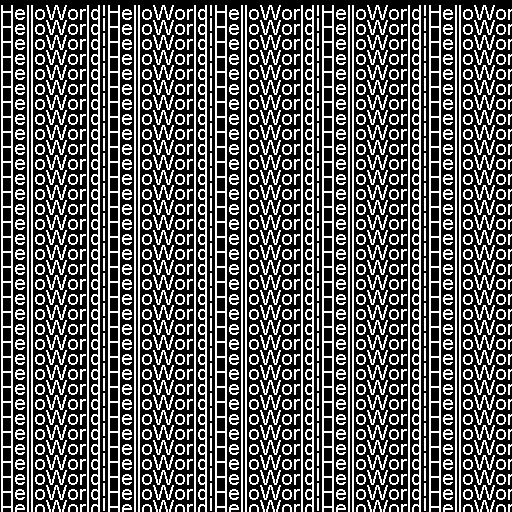
#> input picture files/watermark.png, 512 x 512 px, given in place of input.png, which was not available
$ python main_robust_test.py   (older library calls are emulated)
#> lines starting #> are read from the running program, lines starting #| are printed output that depends on the picture; pictures that were not available may be replaced by others from this repository, and a replacement may not be noted
### image_utils/dwt_svd_frequence_watermark.py
import os

import numpy as np
import pywt
import cv2
from pathlib import Path

from classes.dataclass import SaveAttackContext
from image_utils.utils import apply_attacks, save_and_compare, calculate_psnr, calculate_ssim,show_watermark


def resize_watermark(wm, target_shape):
    """Ridimensiona la filigrana per adattarla alle dimensioni della sottobanda."""
    # cv2.resize accetta (width, height), mentre shape è (rows, cols)
    return cv2.resize(wm, (target_shape[1], target_shape[0]), interpolation=cv2.INTER_LINEAR)


# --- NUOVE FUNZIONI PER GESTIONE CHIAVE ---

def save_key(path, embedding_data):
    """Salva i dati necessari per l'estrazione in un file compresso .npz"""
    np.savez_compressed(
        path,
        U_wm=embedding_data['U_wm'],
        V_wm=embedding_data['V_wm'],
        S_LL_orig=embedding_data['S_LL_orig'],
        alpha=embedding_data['alpha'],
        shape_wm=embedding_data['shape_wm']
    )
    print(f"[INFO] Chiave di watermarking salvata in: {path}")


def load_key(path: Path):
    """Carica la chiave per l'estrazione"""
    if not path.exists():
        raise FileNotFoundError(f"Impossibile trovare il file chiave: {path}")

    data = np.load(str(path))
    embedding_data = {
        'U_wm': data['U_wm'],
        'V_wm': data['V_wm'],
        'S_LL_orig': data['S_LL_orig'],
        'alpha': float(data['alpha']),
        'shape_wm': tuple(data['shape_wm'])
    }
    return embedding_data
# --- FASE DI INCORPORAMENTO ---

# [69 lines left out: function apply_watermark, not called in this run]


def apply_watermark_color_svd(input_image_path: Path, output_dir_path: Path, watermark_image_path: Path) -> Path:
    """
    Incorpora la filigrana modificando i valori singolari (SVD) della sottobanda LL (DWT)
    su TUTTI i canali (RGB).
    """
    alpha = 0.1  # Fattore di forza del watermark

    # 1. Caricamento Immagini
    # Host a colori (BGR)
    host_img = cv2.imread(str(input_image_path))
    # Watermark in scala di grigi (più stabile per SVD)
    watermark_img = cv2.imread(str(watermark_image_path), cv2.IMREAD_GRAYSCALE)

    if host_img is None or watermark_img is None:
        print("ERRORE: Immagini non trovate.")
        return None

    # Pre-elaborazione: Convertiamo in float32 per i calcoli matematici
    host_img = host_img.astype(np.float32) / 255.0
    watermark_img = watermark_img.astype(np.float32) / 255.0

    # 2. Separazione dei canali (Blue, Green, Red)
    channels = cv2.split(host_img)

    watermarked_channels = []
    S_LL_orig_list = []  # Qui salveremo i valori S originali per ogni canale

    # Variabili per salvare i vettori del watermark (basta calcolarli una volta)
    U_wm_save, V_wm_save = None, None
    wm_shape_save = None

    # 3. Elaborazione per ogni canale
    for channel in channels:
        # --- A. DWT (Discrete Wavelet Transform) ---
        coeffs = pywt.dwt2(channel, 'haar')
        LL, (LH, HL, HH) = coeffs

        # --- B. Preparazione Watermark ---
        # Ridimensiona il watermark per matchare la dimensione di LL (che è metà dell'originale)
        wm_resized = resize_watermark(watermark_img, LL.shape)
        if wm_shape_save is None:
            wm_shape_save = wm_resized.shape

        # --- C. SVD sull'Host (LL subband) ---
        U_LL, S_LL, V_LL = np.linalg.svd(LL, full_matrices=False)

        # Salviamo la S originale di questo canale per l'estrazione futura
        S_LL_orig_list.append(S_LL)

        # --- D. SVD sul Watermark ---
        # Nota: facciamo la SVD del watermark ogni volta, ma matematicamente è identica.
        # Salviamo U e V solo alla prima iterazione per il file chiave.
        U_wm, S_wm, V_wm = np.linalg.svd(wm_resized, full_matrices=False)
        if U_wm_save is None:
            U_wm_save, V_wm_save = U_wm, V_wm

        # --- E. Embedding ---
        # Formula: S_new = S_host + alpha * S_watermark
        S_LL_new = S_LL + (alpha * S_wm)

        # --- F. Ricostruzione (Inverse SVD) ---
        Sigma_LL_new = np.diag(S_LL_new)
        LL_w = np.dot(U_LL, np.dot(Sigma_LL_new, V_LL))

        # --- G. IDWT (Inverse DWT) ---
        coeffs_w = LL_w, (LH, HL, HH)
        channel_w = pywt.idwt2(coeffs_w, 'haar')

        watermarked_channels.append(channel_w)

    # 4. Unione dei canali (Merge)
    img_w_merged = cv2.merge(watermarked_channels)

    # Clipping finale per assicurarsi di essere nel range 0-255 e conversione a uint8
    img_w_final = np.clip(img_w_merged * 255, 0, 255).astype(np.uint8)

    # 5. Salvataggio
    os.makedirs(output_dir_path, exist_ok=True)

    output_png = output_dir_path / 'watermarked_img.png'
    output_key = output_dir_path / 'watermarked_img.npz'

    cv2.imwrite(str(output_png), img_w_final)

    # 6. Creazione della Chiave di Estrazione
    # Importante: Salviamo S_LL_orig come una lista/array di 3 vettori (uno per B, G, R)
    embedding_data = {
        'U_wm': U_wm_save,  # Matrice U del watermark (uguale per tutti)
        'V_wm': V_wm_save,  # Matrice V del watermark (uguale per tutti)
        'S_LL_orig': np.array(S_LL_orig_list),  # Matrice 3xN: S originale per ogni canale
        'alpha': alpha,
        'shape_wm': wm_shape_save
    }

    save_key(output_key, embedding_data)
    print(f"Immagine salvata in: {output_png}")
    print(f"Chiave salvata in: {output_key}")

    return output_png

# --- FASE DI ESTRAZIONE ---

# [54 lines left out: function extract_watermark_dwt_svd, not called in this run]


def extract_watermark_color_dwt_svd(watermarked_image, **kwargs):
    """
    Estrae la filigrana dai 3 canali di un'immagine a colori e ne fa la media.
    """

    # --- 1. Recupero della chiave ---
    # Per prima cosa, controllo se mi sono stati passati i dati della chiave direttamente
    # o se devo caricarli da un file
    if 'embedding_data' in kwargs.keys():
        embedding_data = kwargs['embedding_data']
    elif 'key_path' in kwargs.keys():
        embedding_data = load_key(kwargs['key_path'])
    else:
        raise ValueError("Devi fornire il percorso del file chiave (.npz) o i dati embedding_data.")

    # recupero i dati necessari dalla chiave: le matrici U e V per ricostruire
    # l'immagine e il fattore 'alpha' che indica quanto era forte la filigrana.
    U_wm = embedding_data['U_wm']
    V_wm = embedding_data['V_wm']
    alpha = embedding_data['alpha']
    shape_wm = embedding_data['shape_wm']  # (H, W) originale della filigrana ridimensionata

    # Recupero i valori dell'immagine originale
    # Questa matrice contiene i valori per tutti e 3 i canali di colore.
    S_LL_orig_matrix = embedding_data['S_LL_orig']

    # --- 2. Preparazione dell'immagine ---
    # Converto l'immagine in numeri decimali (tra 0 e 1) per poter fare calcoli precisi.
    watermarked_image = watermarked_image.astype(np.float32) / 255.0

    # Separo i canali (Blu, Verde, Rosso)
    channels = cv2.split(watermarked_image)

    extracted_candidates = []

    # --- 3. Elaborazione Canale per Canale ---
    for i, channel in enumerate(channels):

        # A. Analisi Wavelet (DWT)
        # Applico la trasformata Wavelet per scomporre il canale.
        # Mi interessa solo la parte 'LL' (bassa frequenza), che contiene la struttura principale dell'immagine.
        coeffs_att = pywt.dwt2(channel, 'haar')
        LL_att, _ = coeffs_att

        # B. Controllo Dimensioni (Sicurezza)
        # Se l'immagine è stata ridimensionata o attaccata, le dimensioni potrebbero non coincidere.
        # forzo i dati ad avere la grandezza che mi aspetto, per evitare errori.
        target_h, target_w = shape_wm[0], shape_wm[1]
        if LL_att.shape != (target_h, target_w):
            LL_att = cv2.resize(LL_att, (target_w, target_h))


        # C. Decomposizione SVD
        # Scompongo questa parte dell'immagine nei suoi componenti matematici fondamentali (SVD).
        # Ottengo 'S_LL_att', che sono i valori singolari dell'immagine
        _, S_LL_att, _ = np.linalg.svd(LL_att, full_matrices=False)

        # D. Selezione dati originali corretti
        # Prendo i valori singolari originali corrispondenti allo stesso colore (canale) che sto elaborando adesso.
        if S_LL_orig_matrix.ndim == 2:
            S_LL_orig_channel = S_LL_orig_matrix[i]
        else:
            # Caso di sicurezza per vecchie chiavi in bianco e nero.
            S_LL_orig_channel = S_LL_orig_matrix


        # E.  Formula Inversa: sottraggo i valori dell'immagine originale da quelli dell'immagine attuale.
        # La differenza, divisa per la forza 'alpha', mi restituisce i valori del watermark.
        min_len = min(len(S_LL_att), len(S_LL_orig_channel))
        S_wm_extracted = (S_LL_att[:min_len] - S_LL_orig_channel[:min_len]) / alpha

        # F. Ricostruzione
        # Metto i valori estratti in una matrice diagonale.
        Sigma_wm_extracted = np.diag(S_wm_extracted)

        # Uso le matrici U e V (che avevo salvato nella chiave) per ricostruire visivamente la filigrana di questo canale.
        wm_layer = np.dot(U_wm[:, :min_len], np.dot(Sigma_wm_extracted, V_wm[:min_len, :]))

        extracted_candidates.append(wm_layer)

    # --- 4. Unione dei Risultati ---
    # Ora ho 3 versioni della filigrana estratta (una dal Blu, una dal Verde, una dal Rosso).
    # Faccio la media matematica tra loro
    wm_average = np.mean(extracted_candidates, axis=0)

    # --- 5. Post-processing ---
    # Normalizzazione e conversione in [0-255]
    wm_final = np.clip(wm_average * 255, 0, 255).astype(np.uint8)

    return wm_final

def frequence_wm_attack_and_compare(host_path : Path, watermark_path : Path, output_dir_path : Path) -> None:

    if not output_dir_path.exists():
        os.makedirs(output_dir_path)

    watermarked_img_path: Path = apply_watermark_color_svd(host_path, output_dir_path, watermark_path)
#> in apply_watermark_color_svd, host_img is the input picture: shape (512, 512, 3); 35% white in thin lines or dots
#> in apply_watermark_color_svd, `watermark_img = cv2.imread(str(watermark_image_path), cv2.IMREAD_GRAYS..`: watermark_img: shape (512, 512); 35% white in thin lines or dots
#> in apply_watermark_color_svd, `host_img = host_img.astype(np.float32) / 255.0`: host_img: shape (512, 512, 3) float32; values 0 (black) and 1 (white), 35% white in thin lines or dots
#> the loop in apply_watermark_color_svd, `for channel in channels:` made 3 passes
#> wm_shape_save on pass 1: (256, 256)
#> pass 1, in apply_watermark_color_svd, `LL, (LH, HL, HH) = coeffs`:
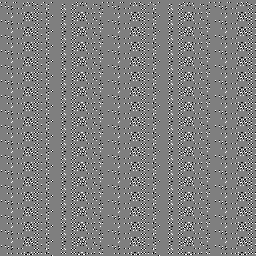
#> HH: shape (256, 256) float32; min -0.5, max 0.5, mean -1.53e-05; drawn with min black and max white
#> after the loop in apply_watermark_color_svd, `for channel in channels:`:
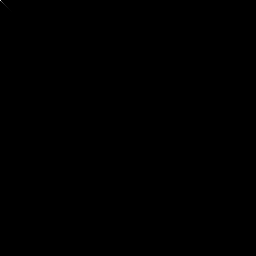
#> Sigma_LL_new: shape (256, 256) float32; min 0, max 230.4, mean 0
#> after the loop in apply_watermark_color_svd, `for channel in channels:`:
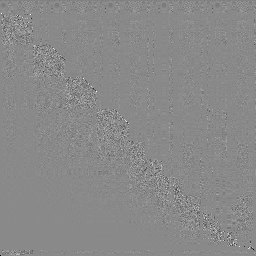
#> V_wm_save: shape (256, 256) float32; min -1, max 0.852, mean -0.000173; drawn with min black and max white
#> after the loop in apply_watermark_color_svd, `for channel in channels:`: S_LL_orig_list = 3 items

    # verifico quanto differisce l'immagine originale da quella con watermark
    calculate_ssim(host_path, watermarked_img_path)
    calculate_psnr(host_path, watermarked_img_path)


    print("-------------------------------------------------------------")
    attacks = apply_attacks(watermarked_img_path)


    key_path: Path = output_dir_path / 'watermarked_img.npz'
    embedding_data = load_key(key_path)


    wm_original_resized = cv2.resize(cv2.imread(str(watermark_path), cv2.IMREAD_GRAYSCALE),
                                     embedding_data['shape_wm'])

    cv2.imwrite(str(watermark_path.with_name("watermark_resize.png")), wm_original_resized)
    extract_parameters = {'embedding_data':embedding_data,'key_path': key_path}
    context = SaveAttackContext(attacks, output_dir_path, extract_watermark_color_dwt_svd, extract_parameters)
    output_file_dict: dict[str,Path] = save_and_compare(context)

    print("-------------------------------------------------------------")
    attacked_images = [watermarked_img_path]
    attacked_watermarks = [watermark_path]
    for key, value in output_file_dict.items():
        if key.startswith('extracted'):
            attacked_watermarks.append(value)
            calculate_ssim(watermark_path, value)
            calculate_psnr(watermark_path, value)
            print("-------------------------------------------------------------")
        else:
            attacked_images.append(value)


    show_watermark(attacked_images)
    show_watermark(attacked_watermarks,grayscale=True)

### image_utils/utils.py
from PIL import Image
from numpy import ndarray
from pathlib import Path
import matplotlib.pyplot as plt
import math
from classes.dataclass import SaveAttackContext
import cv2
import numpy as np
from skimage.metrics import structural_similarity as ssim


def apply_attacks(watermarked_img_path: Path) -> dict[str,cv2.typing.MatLike]:
    """Applica una serie di attacchi per testare la robustezza."""
    attacks = {}
    watermark_img = cv2.imread(str(watermarked_img_path))

    # 1. Compressione JPEG
    encode_param = [int(cv2.IMWRITE_JPEG_QUALITY), 50]  # Qualità 50 (media)
    _, encimg = cv2.imencode('.jpg', watermark_img, encode_param)

    img_jpeg = cv2.imdecode(encimg, cv2.IMREAD_COLOR)
    attacks['JPEG (Q=50)'] = img_jpeg

    # 2. Rumore Sale e Pepe
    rows, cols = watermark_img.shape[:2]
    noise = np.zeros((rows, cols), np.uint8)

    cv2.randu(noise, 0, 255)
    img_noise = watermark_img.copy()
    img_noise[noise < 10] = 0  # Pepper
    img_noise[noise > 245] = 255  # Salt
    attacks['Salt & Pepper'] = img_noise

    # 3. Rotazione
    M = cv2.getRotationMatrix2D((cols / 2, rows / 2), 2, 1)  # 2 gradi
    img_rot = cv2.warpAffine(watermark_img, M, (cols, rows))
    attacks['Rotation (2 deg)'] = img_rot

    return attacks


def save_and_compare(context : SaveAttackContext) -> dict[str,Path]:

    output_file_dict : dict[str,Path] = {}
    for attack_name, attacked_img in context.attacks.items():
        print(f"\nTestando attacco: {attack_name}")
        safe_name = attack_name.replace(" ", "_").replace("(", "").replace(")", "").replace("=", "")
        attacked_path: Path = Path(f'{context.output_dir}/attacked_{safe_name}.png')
        extracted_wm_path: Path = Path(f'{context.output_dir}/extracted_from_{safe_name}.png')


        cv2.imwrite(str(attacked_path), attacked_img)
        output_file_dict[f'attacked_{safe_name}.png'] = attacked_path

        extracted_wm = context.extract_function(attacked_img, **context.extract_parameters)
        cv2.imwrite(str(extracted_wm_path), extracted_wm)

        output_file_dict[f'extracted_from_{safe_name}.png'] = extracted_wm_path


    return output_file_dict


def calculate_ssim(img1: Path, img2: Path):


    image_1 = cv2.imread(str(img1))
    image_2 = cv2.imread(str(img2))

    image_1, image_2 = _image_resize(image_1, image_2)


    img1_float = image_1.astype(np.float64) / 255.0
    img2_float = image_2.astype(np.float64) / 255.0

    img1_float32 = img1_float.astype(np.float32)
    img2_float32 = img2_float.astype(np.float32)

    img1_rgb = cv2.cvtColor(img1_float32, cv2.COLOR_BGR2RGB)
    img2_rgb = cv2.cvtColor(img2_float32, cv2.COLOR_BGR2RGB)


    ssim_value = ssim(
        img1_rgb,
        img2_rgb,
        data_range=1.0,
        channel_axis=-1,
        multichannel=True

    )
    print(f"SSIM: {ssim_value:.4f} | tra {img1.name} e {img2.name}")
    return ssim_value


def calculate_mse(image_a:Path, image_b:Path):
    """
    Mean Squared Error: Calcola la media degli errori quadrati tra i pixel corrispondenti.
    Un valore più basso è migliore.
    """
    image_1 = cv2.imread(str(image_a))
    image_2 = cv2.imread(str(image_b))


    image_1, image_2 = _image_resize(image_1, image_2)

    # Assicurarsi che le immagini siano float per evitare overflow
    err = np.sum((image_1.astype("float") - image_2.astype("float")) ** 2)
    err /= float(image_1.shape[0] * image_1.shape[1])
    print(f"MSE: {err:.4f} | tra {image_a.name} e {image_b.name}")
    return err


def calculate_psnr(image_a:Path, image_b:Path):
    """
    Peak Signal-to-Noise Ratio: Misura il rapporto tra la potenza massima del segnale e il rumore.
    Valori sopra i 30dB indicano solitamente un'ottima qualità invisibile.
    """

    mse = calculate_mse(image_a, image_b)

    if mse == 0:
        return 100

    max_pixel = 255.0
    psnr = 20 * math.log10(max_pixel / math.sqrt(mse))
    print(f"PSNR: {psnr:.4f} | tra {image_a.name} e {image_b.name}")
    return psnr


def _image_resize(image_a: ndarray, image_b: ndarray):
    h1, w1 = image_a.shape[:2]
    h2, w2 = image_b.shape[:2]

    if (h1, w1) != (h2, w2):
        # Scegliamo di ridimensionare l'immagine con più pixel per adattarla a quella più piccola
        # (Questo preserva meglio la qualità rispetto all'upscaling)
        if (h1 * w1) > (h2 * w2):
            image_a = cv2.resize(image_a, (w2, h2), interpolation=cv2.INTER_AREA)
        else:
            image_b = cv2.resize(image_b, (w1, h1), interpolation=cv2.INTER_AREA)
    return image_a, image_b


def show_watermark(kwargs, grayscale=False):

    images = [ Image.open(path) for path in kwargs]

    plt.figure(figsize=(8, 4))
    for i, image in enumerate(images):

        plt.subplot(1, len(images), i+1)
        if grayscale:
            plt.imshow(image, cmap="gray")
        else:
            plt.imshow(image)
        plt.axis("off")

    plt.axis("off")
    plt.tight_layout()
    plt.show()

### main_robust_test.py

from image_utils.dwt_svd_frequence_watermark import frequence_wm_attack_and_compare
from pathlib import Path


def main():
    # Percorsi file (modifica se necessario)
    host_path = Path('files/input.png')  # Metti qui la tua immagine host
    watermark_path = Path('files/watermark.png')  # Metti qui il tuo logo/filigrana
    output_dir = Path('files/output_robustness')

    frequence_wm_attack_and_compare(host_path, watermark_path, output_dir)
#> in calculate_ssim, `ssim_value = ssim( img1_rgb, img2_rgb, data_range=1.0, channel_axis=-1..`: ssim_value = 0.998
#| SSIM: 0.9985 | tra input.png e watermarked_img.png
#> in calculate_mse, `err = np.sum((image_1.astype("float") - image_2.astype("float")) ** 2)`: err = 5476356
#> in calculate_mse, `err /= float(image_1.shape[0] * image_1.shape[1])`: err = 20.89
#| MSE: 20.8906 | tra input.png e watermarked_img.png
#> in calculate_psnr, `psnr = 20 * math.log10(max_pixel / math.sqrt(mse))`: psnr = 34.93
#| PSNR: 34.9313 | tra input.png e watermarked_img.png
#> in apply_attacks, `img_rot = cv2.warpAffine(watermark_img, M, (cols, rows))`:
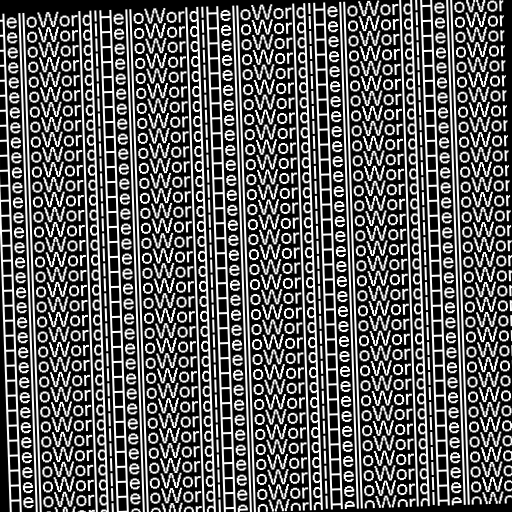
#> img_rot: shape (512, 512, 3); min 0, max 255, mean 89.1
#> in frequence_wm_attack_and_compare, `attacks = apply_attacks(watermarked_img_path)`: attacks = 3 items
#> the loop in save_and_compare, `for attack_name, attacked_img in context.attacks.items():` made 3 passes
#> pass 1, in save_and_compare, `cv2.imwrite(str(extracted_wm_path), extracted_wm)`:
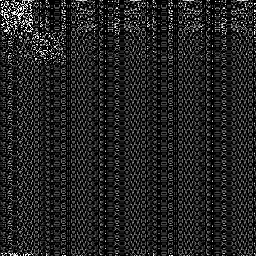
#> saved as extracted_from_JPEG_Q50.png: shape (256, 256); min 0, max 255, mean 35.4
#> pass 2, in save_and_compare, `cv2.imwrite(str(extracted_wm_path), extracted_wm)`:
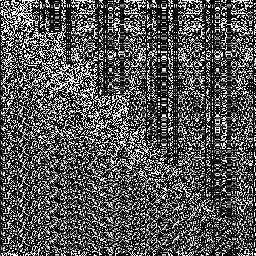
#> saved as extracted_from_Salt_&_Pepper.png: shape (256, 256); min 0, max 255, mean 82.4
#> after the loop in save_and_compare, `for attack_name, attacked_img in context.attacks.items():`: output_file_dict = 6 items
#> call 2 of show_watermark, with grayscale = True
#> in show_watermark (call 2), `plt.show()`:
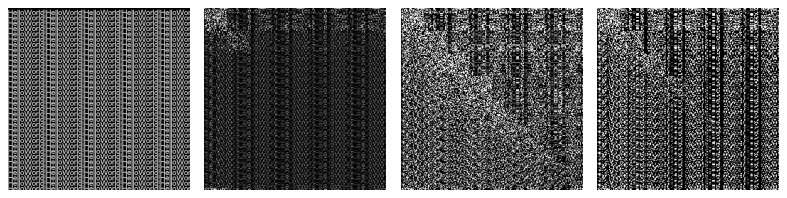
#> figure drawn by matplotlib, 4 panels


if __name__ == "__main__":
    main()
